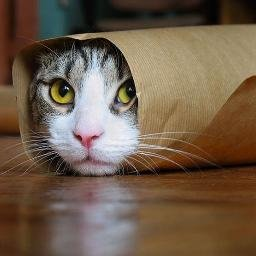
#> input picture Python/Random_stuff/cute_cat.jpg, 256 x 256 px, found by its file name
$ python sepia_filter.py
#> lines starting #> are read from the running program, lines starting #| are printed output that depends on the picture
"""
    Get the RGB value of the pixel.
    Calculate tr, tg and tb using the formula

    tr = 0.393R + 0.769G + 0.189B
    tg = 0.349R + 0.686G + 0.168B
    tb = 0.272R + 0.534G + 0.131B

    Take the integer value.

    Set the new RGB value of the pixel as per the following condition:

    If tr > 255 then r = 255 else r = tr
    If tg > 255 then g = 255 else g = tg
    If tb > 255 then b = 255 else b = tb

"""
from PIL import Image, ImageOps

from skimage.io import imread
from matplotlib import pyplot as plt
import numpy as np

cute_cat = imread(r"C:\Users\uzuna\Documents\GITHUB\My_projects\Code_studies\Python\Random_stuff\cute_cat.jpg")
#> cute_cat is the input picture: shape (256, 256, 3); mean R, G, B 111.8, 92.7, 74.2
image_path = r"C:\Users\uzuna\Documents\GITHUB\My_projects\Code_studies\Python\Random_stuff\cute_cat.jpg"
sepia_image = np.zeros(cute_cat.shape, np.uint8)


def apply_sepia_filter(image_path):
    # Open the image
    image = Image.open(image_path)

    # Convert the image to grayscale
    grayscale_image = ImageOps.grayscale(image)

    # Apply sepia tone
    sepia_tone = (87, 60, 40)
    highlight_color = (255, 240, 192)
    sepia_image_PIL = ImageOps.colorize(
        grayscale_image,
        sepia_tone,
        highlight_color,
    )

    return sepia_image_PIL


for iline, line in enumerate(cute_cat):
    for icol, col in enumerate(cute_cat):
        pixel = cute_cat[iline, icol]
        R = pixel[0]
        G = pixel[1]
        B = pixel[2]

        if int((0.393 * R) + (0.769 * G) + (0.189 * B)) > 255:
            R = 255
            sepia_image[iline, icol][0] = R
        else:
            R = int((0.393 * R) + (0.769 * G) + (0.189 * B))
            sepia_image[iline, icol][0] = R

        if int((0.349 * R) + (0.686 * G) + (0.168 * B)) > 255:
            G = 255
            sepia_image[iline, icol][1] = G
        else:
            G = int((0.349 * R) + (0.686 * G) + (0.168 * B))
            sepia_image[iline, icol][1] = G

        if int((0.272 * R) + (0.534 * G) + (0.131 * B)) > 255:
            B = 255
            sepia_image[iline, icol][2] = B
        else:
            B = int((0.272 * R) + (0.534 * G) + (0.131 * B))
            sepia_image[iline, icol][2] = B
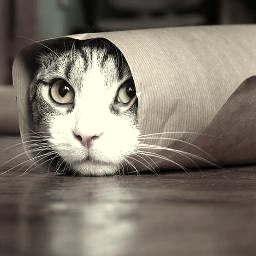
#> sepia_image: shape (256, 256, 3); mean R, G, B 126.7, 118.6, 107

# Example usage
pillow_sepia = apply_sepia_filter(image_path)
#> in apply_sepia_filter, `grayscale_image = ImageOps.grayscale(image)`:
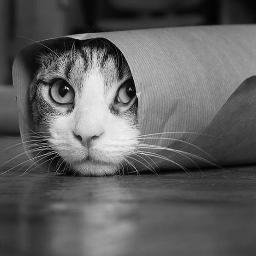
#> grayscale_image: PIL image 256x256 L; min 0, max 248, mean 96.3
#> in apply_sepia_filter, `sepia_image_PIL = ImageOps.colorize( grayscale_image, sepia_tone, high..`:
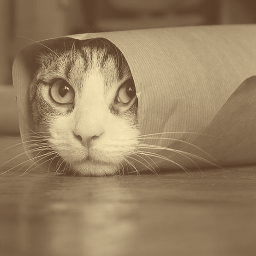
#> sepia_image_PIL: PIL image 256x256 RGB; mean R, G, B 150, 127.5, 96.9

fig, ax = plt.subplot_mosaic(
    [["Original Image", ".", "Sepia_image"], [".", "pillow_sepia", "."]],
    layout="constrained",
    sharex=True,
    sharey=True,
)

fig.set_size_inches(7, 7)
ax["Original Image"].imshow(cute_cat)
ax["Original Image"].set_title("Original Image", loc="center")
ax["Sepia_image"].imshow(sepia_image)
ax["Sepia_image"].set_title("Sepia_image", loc="center")
ax["pillow_sepia"].imshow(pillow_sepia)
ax["pillow_sepia"].set_title("Sepia_image", loc="center")
ax["Sepia_image"].set_xticks([])
ax["Sepia_image"].set_yticks([])


plt.draw()
plt.show()
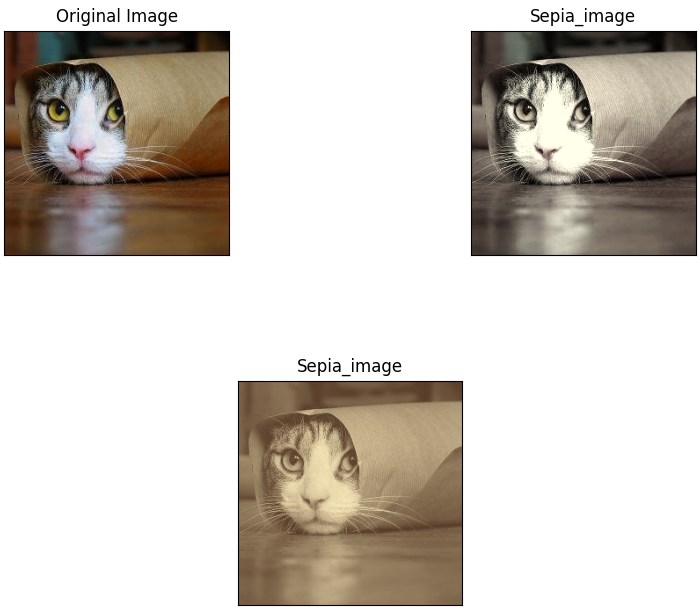
#> figure drawn by matplotlib, 3 panels
plt.close()
